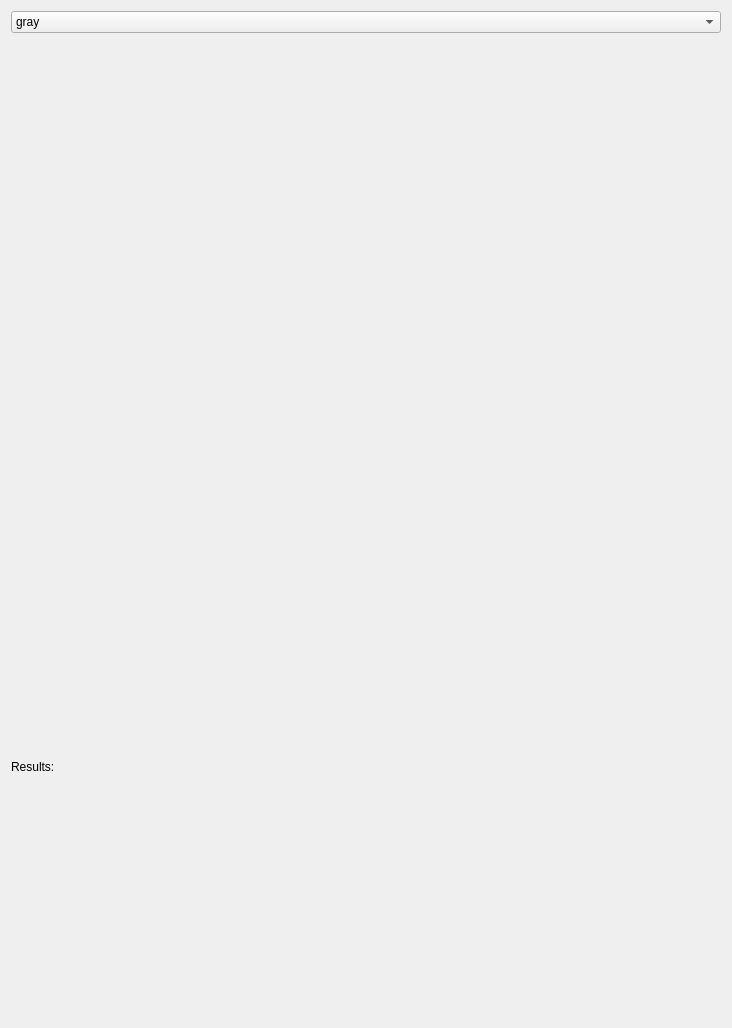
<?xml version="1.0" encoding="UTF-8"?>
<ui version="4.0">
 <class>Form</class>
 <widget class="QWidget" name="Form">
  <property name="geometry">
   <rect>
    <x>0</x>
    <y>0</y>
    <width>732</width>
    <height>1028</height>
   </rect>
  </property>
  <property name="windowTitle">
   <string>Continuous Stripes</string>
  </property>
  <layout class="QGridLayout" name="gridLayout">
   <item row="0" column="0">
    <layout class="QVBoxLayout" name="verticalLayout">
     <item>
      <widget class="QComboBox" name="cmap">
       <item>
        <property name="text">
         <string>gray</string>
        </property>
       </item>
       <item>
        <property name="text">
         <string>prism</string>
        </property>
       </item>
       <item>
        <property name="text">
         <string>autumn</string>
        </property>
       </item>
       <item>
        <property name="text">
         <string>cool</string>
        </property>
       </item>
       <item>
        <property name="text">
         <string>spring</string>
        </property>
       </item>
       <item>
        <property name="text">
         <string>summer</string>
        </property>
       </item>
       <item>
        <property name="text">
         <string>winter</string>
        </property>
       </item>
      </widget>
     </item>
     <item>
      <widget class="MatplotlibWidget" name="Stripes" native="true"/>
     </item>
    </layout>
   </item>
   <item row="1" column="0">
    <widget class="QLabel" name="ResultsLabel">
     <property name="text">
      <string>Results:</string>
     </property>
    </widget>
   </item>
  </layout>
 </widget>
 <customwidgets>
  <customwidget>
   <class>MatplotlibWidget</class>
   <extends>QWidget</extends>
   <header>matplotlibwidget</header>
  </customwidget>
 </customwidgets>
 <resources/>
 <connections/>
</ui>
